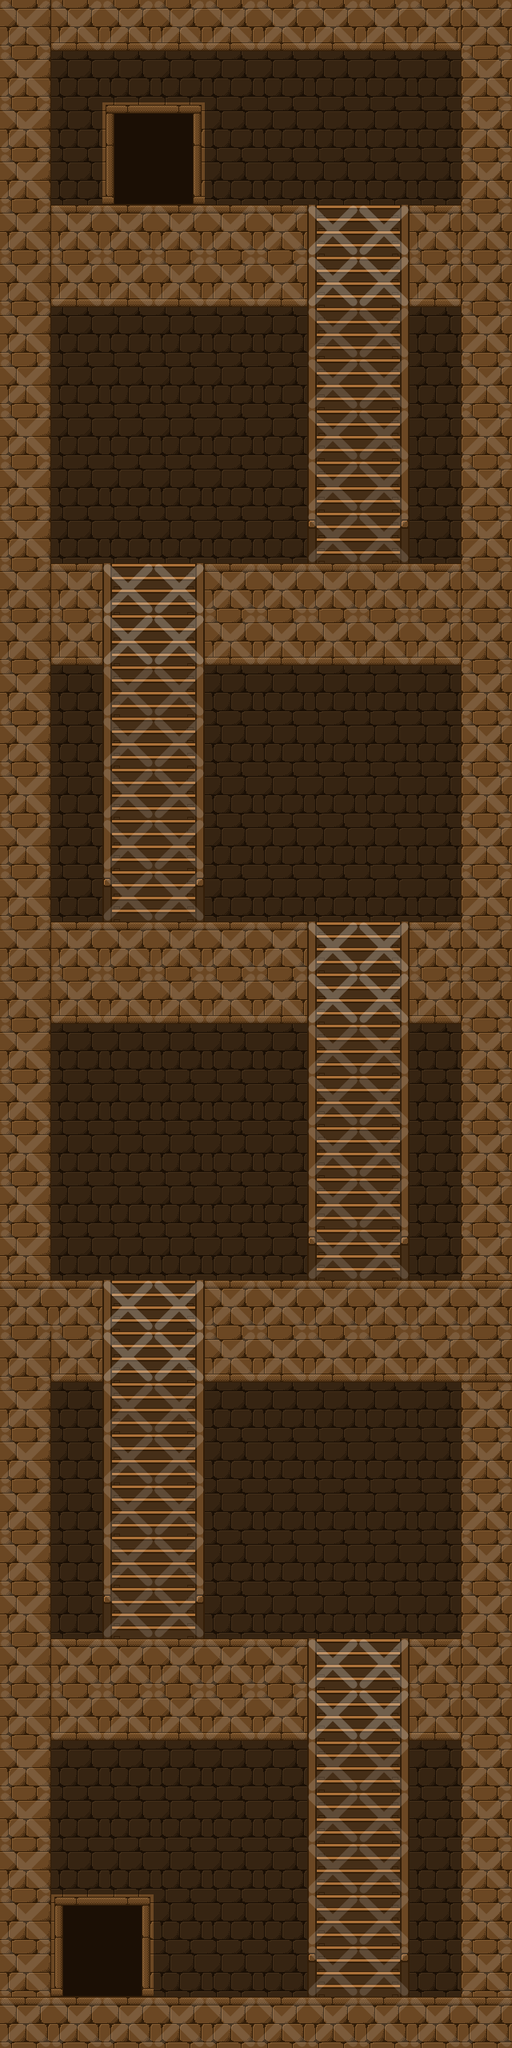

A level layout from a 2D game, rendered from its tile map. Below: a short description, then the map file with its tile-grid data intact:
An orthogonal 10x40 tile map with 64x64 px tiles, 4 tile layers (background, foreground, blockFlags, stairFlags), 2 tilesets and 2 objects (area_entity, from_entrance_hall).

<map version="1.0" orientation="orthogonal" width="10" height="40" tilewidth="64" tileheight="64">
 <tileset firstgid="1" name="flags" tilewidth="64" tileheight="64">
  <image source="flags.png" width="64" height="64" />
 </tileset>
 <tileset firstgid="2" name="castle_ext" tilewidth="64" tileheight="64">
  <image source="castle_ext.png" width="640" height="640" />
 </tileset>
 <layer name="background" width="10" height="40">
  <data encoding="csv">
14,23,23,23,23,23,23,23,23,12,
14,43,43,43,43,43,43,43,43,12,
14,43,16,17,43,43,43,43,43,12,
14,43,26,27,43,43,43,43,43,12,
14,3,3,3,3,3,18,19,3,12,
14,23,23,23,23,23,18,19,23,12,
14,43,43,43,43,43,18,19,43,12,
14,43,43,43,43,43,18,19,43,12,
14,43,43,43,43,43,18,19,43,12,
14,43,43,43,43,43,18,19,43,12,
14,43,43,43,43,43,28,29,43,12,
14,3,18,19,3,3,3,3,3,12,
14,23,18,19,23,23,23,23,23,12,
14,43,18,19,43,43,43,43,43,12,
14,43,18,19,43,43,43,43,43,12,
14,43,18,19,43,43,43,43,43,12,
14,43,18,19,43,43,43,43,43,12,
14,43,28,29,43,43,43,43,43,12,
14,3,3,3,3,3,18,19,3,12,
14,23,23,23,23,23,18,19,23,12,
14,43,43,43,43,43,18,19,43,12,
14,43,43,43,43,43,18,19,43,12,
14,43,43,43,43,43,18,19,43,12,
14,43,43,43,43,43,18,19,43,12,
14,43,43,43,43,43,28,29,43,12,
3,3,18,19,3,3,3,3,3,3,
14,23,18,19,23,23,23,23,23,23,
14,43,18,19,43,43,43,43,43,12,
14,43,18,19,43,43,43,43,43,12,
14,43,18,19,43,43,43,43,43,12,
14,43,18,19,43,43,43,43,43,12,
14,43,28,29,43,43,43,43,43,12,
14,3,3,3,3,3,18,19,3,12,
14,23,23,23,23,23,18,19,23,12,
14,43,43,43,43,43,18,19,43,12,
14,43,43,43,43,43,18,19,43,12,
14,43,43,43,43,43,18,19,43,12,
14,16,17,43,43,43,18,19,43,12,
14,26,27,43,43,43,28,29,43,12,
3,3,3,3,3,3,3,3,3,3
</data>
 </layer>
 <layer name="foreground" width="10" height="40">
  <data encoding="csv">
0,0,0,0,0,0,0,0,0,0,
0,0,0,0,0,0,0,0,0,0,
0,0,0,0,0,0,0,0,0,0,
0,0,0,0,0,0,0,0,0,0,
0,0,0,0,0,0,0,0,0,0,
0,0,0,0,0,0,0,0,0,0,
0,0,0,0,0,0,0,0,0,0,
0,0,0,0,0,0,0,0,0,0,
0,0,0,0,0,0,0,0,0,0,
0,0,0,0,0,0,0,0,0,0,
0,0,0,0,0,0,0,0,0,0,
0,0,0,0,0,0,0,0,0,0,
0,0,0,0,0,0,0,0,0,0,
0,0,0,0,0,0,0,0,0,0,
0,0,0,0,0,0,0,0,0,0,
0,0,0,0,0,0,0,0,0,0,
0,0,0,0,0,0,0,0,0,0,
0,0,0,0,0,0,0,0,0,0,
0,0,0,0,0,0,0,0,0,0,
0,0,0,0,0,0,0,0,0,0,
0,0,0,0,0,0,0,0,0,0,
0,0,0,0,0,0,0,0,0,0,
0,0,0,0,0,0,0,0,0,0,
0,0,0,0,0,0,0,0,0,0,
0,0,0,0,0,0,0,0,0,0,
0,0,0,0,0,0,0,0,0,0,
0,0,0,0,0,0,0,0,0,0,
0,0,0,0,0,0,0,0,0,0,
0,0,0,0,0,0,0,0,0,0,
0,0,0,0,0,0,0,0,0,0,
0,0,0,0,0,0,0,0,0,0,
0,0,0,0,0,0,0,0,0,0,
0,0,0,0,0,0,0,0,0,0,
0,0,0,0,0,0,0,0,0,0,
0,0,0,0,0,0,0,0,0,0,
0,0,0,0,0,0,0,0,0,0,
0,0,0,0,0,0,0,0,0,0,
0,0,0,0,0,0,0,0,0,0,
0,0,0,0,0,0,0,0,0,0,
0,0,0,0,0,0,0,0,0,0
</data>
 </layer>
 <layer name="blockFlags" width="10" height="40" opacity="0.11">
  <data encoding="csv">
1,1,1,1,1,1,1,1,1,1,
1,0,0,0,0,0,0,0,0,1,
1,0,0,0,0,0,0,0,0,1,
1,0,0,0,0,0,0,0,0,1,
1,1,1,1,1,1,1,1,1,1,
1,1,1,1,1,1,1,1,1,1,
1,0,0,0,0,0,0,0,0,1,
1,0,0,0,0,0,0,0,0,1,
1,0,0,0,0,0,0,0,0,1,
1,0,0,0,0,0,0,0,0,1,
1,0,0,0,0,0,0,0,0,1,
1,1,1,1,1,1,1,1,1,1,
1,1,1,1,1,1,1,1,1,1,
1,0,0,0,0,0,0,0,0,1,
1,0,0,0,0,0,0,0,0,1,
1,0,0,0,0,0,0,0,0,1,
1,0,0,0,0,0,0,0,0,1,
1,0,0,0,0,0,0,0,0,1,
1,1,1,1,1,1,1,1,1,1,
1,1,1,1,1,1,1,1,1,1,
1,0,0,0,0,0,0,0,0,1,
1,0,0,0,0,0,0,0,0,1,
1,0,0,0,0,0,0,0,0,1,
1,0,0,0,0,0,0,0,0,1,
1,0,0,0,0,0,0,0,0,1,
1,1,1,1,1,1,1,1,1,1,
1,1,1,1,1,1,1,1,1,1,
1,0,0,0,0,0,0,0,0,1,
1,0,0,0,0,0,0,0,0,1,
1,0,0,0,0,0,0,0,0,1,
1,0,0,0,0,0,0,0,0,1,
1,0,0,0,0,0,0,0,0,1,
1,1,1,1,1,1,1,1,1,1,
1,1,1,1,1,1,1,1,1,1,
1,0,0,0,0,0,0,0,0,1,
1,0,0,0,0,0,0,0,0,1,
1,0,0,0,0,0,0,0,0,1,
1,0,0,0,0,0,0,0,0,1,
1,0,0,0,0,0,0,0,0,1,
1,1,1,1,1,1,1,1,1,1
</data>
 </layer>
 <layer name="stairFlags" width="10" height="40" opacity="0.14">
  <data encoding="csv">
0,0,0,0,0,0,0,0,0,0,
0,0,0,0,0,0,0,0,0,0,
0,0,0,0,0,0,0,0,0,0,
0,0,0,0,0,0,0,0,0,0,
0,0,0,0,0,0,1,1,0,0,
0,0,0,0,0,0,1,1,0,0,
0,0,0,0,0,0,1,1,0,0,
0,0,0,0,0,0,1,1,0,0,
0,0,0,0,0,0,1,1,0,0,
0,0,0,0,0,0,1,1,0,0,
0,0,0,0,0,0,1,1,0,0,
0,0,1,1,0,0,0,0,0,0,
0,0,1,1,0,0,0,0,0,0,
0,0,1,1,0,0,0,0,0,0,
0,0,1,1,0,0,0,0,0,0,
0,0,1,1,0,0,0,0,0,0,
0,0,1,1,0,0,0,0,0,0,
0,0,1,1,0,0,0,0,0,0,
0,0,0,0,0,0,1,1,0,0,
0,0,0,0,0,0,1,1,0,0,
0,0,0,0,0,0,1,1,0,0,
0,0,0,0,0,0,1,1,0,0,
0,0,0,0,0,0,1,1,0,0,
0,0,0,0,0,0,1,1,0,0,
0,0,0,0,0,0,1,1,0,0,
0,0,1,1,0,0,0,0,0,0,
0,0,1,1,0,0,0,0,0,0,
0,0,1,1,0,0,0,0,0,0,
0,0,1,1,0,0,0,0,0,0,
0,0,1,1,0,0,0,0,0,0,
0,0,1,1,0,0,0,0,0,0,
0,0,1,1,0,0,0,0,0,0,
0,0,0,0,0,0,1,1,0,0,
0,0,0,0,0,0,1,1,0,0,
0,0,0,0,0,0,1,1,0,0,
0,0,0,0,0,0,1,1,0,0,
0,0,0,0,0,0,1,1,0,0,
0,0,0,0,0,0,1,1,0,0,
0,0,0,0,0,0,1,1,0,0,
0,0,0,0,0,0,0,0,0,0
</data>
 </layer>
 <objectgroup name="entities" width="10" height="40">
  <object type="area_entity" x="64" y="2368" width="128" height="128">
   <properties>
    <property name="area" value="entrance_hall" />
    <property name="entry" value="from_watch_tower" />
   </properties>
  </object>
 </objectgroup>
 <objectgroup name="entries" width="10" height="40">
  <object name="from_entrance_hall" x="64" y="2368" />
 </objectgroup>
</map>
